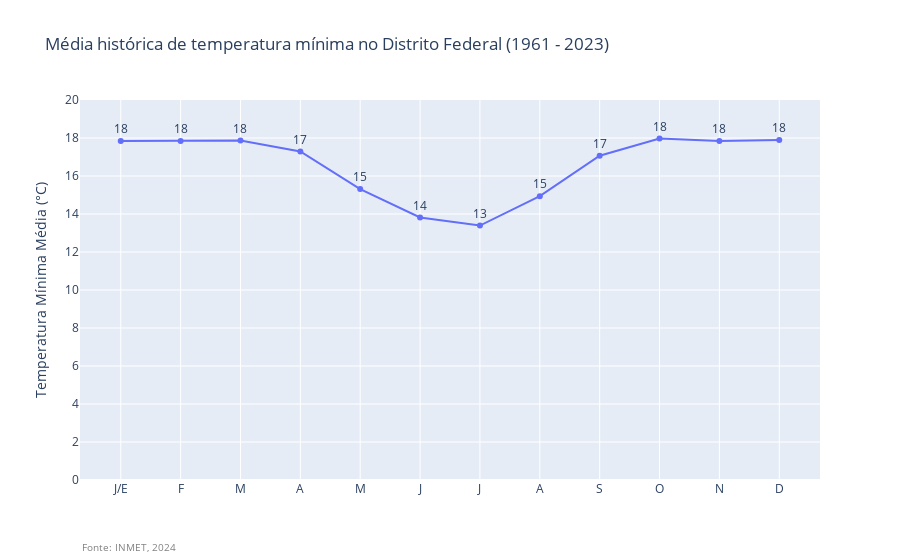

Source (notebook cell):
### Code cell
# Criar o gráfico
fig = go.Figure()

# Adicionar o trace com os dados ordenados
fig.add_trace(go.Scatter(x=est_brasilia_min_media_ano['MÊS'], 
                         y=round(est_brasilia_min_media_ano['TEMPERATURA MINIMA, DIARIA(°C)'], 2), 
                         mode='lines+markers+text', 
                         text = round(est_brasilia_min_media_ano['TEMPERATURA MINIMA, DIARIA(°C)'], 0),
                         textposition='top center',
                         name='Estação Convencional Inmet (1961 - 2023)'))

# Atualizar o layout para garantir que o eixo x comece pelo mês 9
fig.update_layout(
    xaxis=dict(
        tickvals=['September', 'October', 'November', 'December', 'January', 'February',
                  'March', 'April', 'May', 'June', 'July', 'August'],  # Ordenação do eixo X começando pelo mês 9
        ticktext=['S', 'O', 'N', 'D', 'J/E', 'F', 'M', 'A', 'M', 'J', 'J', 'A'],  # Abreviações dos meses
        # title="Mês"
    ),
    yaxis = dict(
        title = 'Temperatura Mínima Média (°C)',
        range = [0, 20],
        tickvals = list(range(0,21, 2)),
    ),
    title="Média histórica de temperatura mínima no Distrito Federal (1961 - 2023)", # Título do gráfico
    # Adicionar a anotação com a fonte dos dados
    annotations = [
        dict(
            x=0, y=-0.2,  # Posição da fonte no layout (ajuste conforme necessário)
            xref="paper", yref="paper",
            text="Fonte: INMET, 2024",  # Texto da fonte
            showarrow=False,
            font=dict(size=10, color="gray")
        )
    ]
)

### Figure 1 — Plotly figure (JSON) as saved in the notebook; plotly's stock layout.template omitted (floating-point values rounded to 4 significant figures)
{"data": [{"mode": "lines+markers+text", "name": "Estação Convencional Inmet (1961 - 2023)", "text": [18, 18, 18, 17, 15, 14, 13, 15, 17, 18, 18, 18], "textposition": "top center", "type": "scatter", "x": ["January", "February", "March", "April", "May", "June", "July", "August", "September", "October", "November", "December"], "y": [17.84, 17.84, 17.87, 17.29, 15.31, 13.82, 13.39, 14.94, 17.07, 17.97, 17.84, 17.89]}], "layout": {"annotations": [{"font": {"color": "gray", "size": 10}, "showarrow": false, "text": "Fonte: INMET, 2024", "x": 0, "xref": "paper", "y": -0.2, "yref": "paper"}], "title": {"text": "Média histórica de temperatura mínima no Distrito Federal (1961 - 2023)"}, "xaxis": {"ticktext": ["S", "O", "N", "D", "J/E", "F", "M", "A", "M", "J", "J", "A"], "tickvals": ["September", "October", "November", "December", "January", "February", "March", "April", "May", "June", "July", "August"]}, "yaxis": {"range": [0, 20], "tickvals": [0, 2, 4, 6, 8, 10, 12, 14, 16, 18, 20], "title": {"text": "Temperatura Mínima Média (°C)"}}}}
